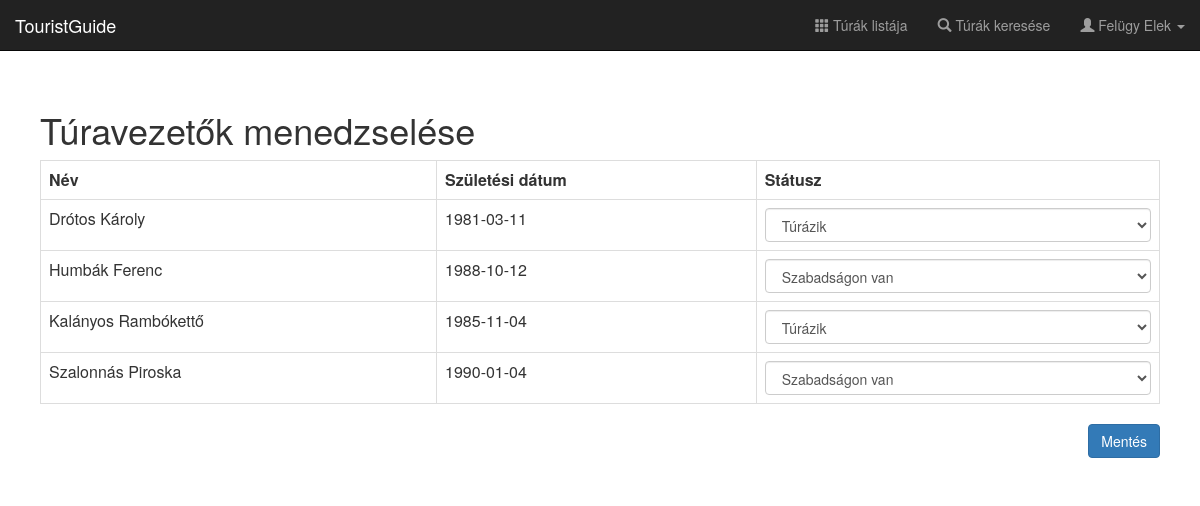
Screenshot of /tour_guide_edit (signed in) with the database file from the repository.
### app/db/models.py (models this page shows, shortened)
class User(UserMixin, database.Model):
    __tablename__ = 'users'
    id = database.Column(database.Integer, primary_key=True)
    username = database.Column(database.String(64), unique=True, index=True)
    password = database.Column(database.String(40), nullable=False)
    fullname = database.Column(database.String(64), nullable=False)
    avatar_src = database.Column(database.String(100))
    birth = database.Column(database.Date)
    experience_id = database.Column(
        database.Integer, database.ForeignKey('experiences.id'))
    experience = database.relationship(
        'Experience', backref=database.backref('users', lazy='dynamic')
    )
    account_type_id = database.Column(
        database.Integer, database.ForeignKey('roles.id')
    )
    account_type = database.relationship(
        'Role', backref=database.backref('users', lazy='dynamic')
    )
    email = database.Column(database.String(100), nullable=False)
    phone = database.Column(database.String(11))
    allowance = database.Column(database.Integer)
    numoftours = database.Column(database.Integer)
    status = database.Column(database.Integer)

### app/admin/views.py (the view)
@admin.route('/tour_guide_edit', methods=('GET', 'POST'))
@login_required
def tour_leaders_edit():
    tour_guides = UserDAO.get_user_by_role_id(4)
    edit_tour_guides_form = EditTourGuidesForm()
    if edit_tour_guides_form.validate_on_submit():
        for tour_guide in tour_guides:
            status = int(request.form[str(tour_guide.id)])
            if status != tour_guide.status:
                UserDAO.update_status(tour_guide.id, status)
    return render_template('tourguide-edit.html',
                           edit_tour_guides_form=edit_tour_guides_form,
                           tour_guides=tour_guides)

### app/admin/forms.py (shortened to what this page needs)
class EditTourGuidesForm(Form):
    submit = SubmitField(u'Mentés')

### app/db/models.py (called while the page is built)
@loginmanager.user_loader
def load_user(user_id):
    return User.query.get(int(user_id))

### app/db/usermanager.py (called while the page is built)
    @staticmethod
    def get_user_by_role_id(role_id):
        return User.query.filter_by(
            account_type_id=role_id
        ).order_by(User.fullname).all()

### app/templates/tourguide-edit.html (shortened to what this page needs)
{% extends "base.html" %}
{% block page_content %}
<h1>Túravezetők menedzselése</h1>
{% if tour_guides %}
<form action="" class="form" method="post" role="form" enctype="multipart/form-data">
    {% import "bootstrap/wtf.html" as wtf %}
    <table class="table table-bordered table-hover">
        <tr>
            <th>Név</th>
            <th>Születési dátum</th>
            <th>Státusz</th>
        </tr>
        {% for tour_guide in tour_guides %}
        <tr>
            <td>{{ tour_guide.fullname }}</td>
            <td>{{ tour_guide.birth }}</td>
            <td>
                <select class="form-control" id="{{ tour_guide.id }}"
                        name="{{ tour_guide.id }}">
                    <option value="2" {{
                    ' selected' if tour_guide.status == 2 }}>Túrázik
                    </option>
                    <option value="3" {{
                    ' selected' if tour_guide.status == 3 }}>Szabadságon van
                    </option>
                </select>
            </td>
        </tr>
        {% endfor %}
    </table>
    <div class="form-group">
        {{ edit_tour_guides_form.submit(class="btn btn-primary", style="float:right;") }}
    </div>
</form>
{% endif %}
{% endblock page_content %}

### app/templates/navbar.html (shortened to what this page needs)
<nav class="navbar navbar-inverse navbar-fixed-top">
  <div class="container-fluid">
    <div class="navbar-header">
      <a class="navbar-brand" href="/">TouristGuide</a>
    </div>
    <div id="navbar" class="navbar-collapse collapse">
      <ul class="nav navbar-nav navbar-right">
        <li><a href="{{ url_for('tours.tours_default') }}"><span class="glyphicon glyphicon-th" aria-hidden="true"></span>
          Túrák listája</a></li>
        <li><a href="{{ url_for('tours.search_tours') }}"><span class="glyphicon glyphicon-search" aria-hidden="true"></span>
          Túrák keresése</a></li>
        {% if current_user.is_authenticated %}
        <li class="dropdown">
          <a href="#" class="dropdown-toggle" data-toggle="dropdown" role="button" aria-haspopup="true" aria-expanded="false">
            <span class="glyphicon glyphicon-user" aria-hidden="true"></span>
            {{ current_user.fullname }}
            <span class="caret"></span>
          </a>
        </li>
        {% else %}
        <li><a href="{{ url_for('users.register') }}"><span class="glyphicon glyphicon-edit" aria-hidden="true"></span>
          Regisztráció</a></li>
        <li><a href="{{ url_for('users.login') }}"><span class="glyphicon glyphicon-log-in" aria-hidden="true"></span>
          Bejelentkezés</a></li>
        {% endif %}
      </ul>
    </div>
  </div>
</nav>

### app/static/css/main.css (style rules this page uses)
body { padding-top: 50px; }

### rows the page displays
User: fullname "Felügy Elek"
User: fullname "Drótos Károly", birth "1981-03-11", id "Túrázik"
User: fullname "Humbák Ferenc", birth "1988-10-12", id "Szabadságon van"
User: fullname "Kalányos Rambókettő", birth "1985-11-04", id "Túrázik"
User: fullname "Szalonnás Piroska", birth "1990-01-04", id "Szabadságon van"
